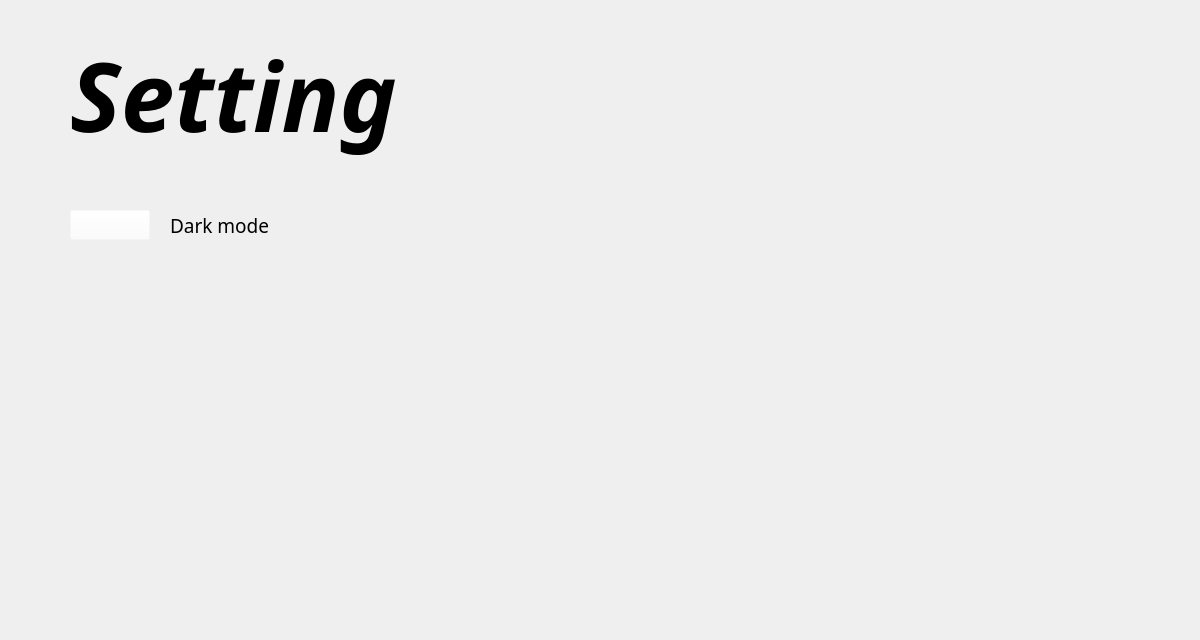
<?xml version="1.0" encoding="UTF-8"?>
<ui version="4.0">
 <class>Request</class>
 <widget class="QWidget" name="Request">
  <property name="geometry">
   <rect>
    <x>0</x>
    <y>0</y>
    <width>1200</width>
    <height>640</height>
   </rect>
  </property>
  <property name="minimumSize">
   <size>
    <width>1200</width>
    <height>640</height>
   </size>
  </property>
  <property name="styleSheet">
   <string notr="true">#dark_mode {	
	background-color: rgba(255, 255, 255, 0);
}</string>
  </property>
  <layout class="QGridLayout" name="gridLayout">
   <property name="leftMargin">
    <number>70</number>
   </property>
   <property name="topMargin">
    <number>20</number>
   </property>
   <property name="rightMargin">
    <number>70</number>
   </property>
   <property name="bottomMargin">
    <number>70</number>
   </property>
   <property name="spacing">
    <number>0</number>
   </property>
   <item row="6" column="0">
    <spacer name="verticalSpacer">
     <property name="orientation">
      <enum>Qt::Vertical</enum>
     </property>
     <property name="sizeHint" stdset="0">
      <size>
       <width>20</width>
       <height>40</height>
      </size>
     </property>
    </spacer>
   </item>
   <item row="1" column="1">
    <spacer name="horizontalSpacer_2">
     <property name="orientation">
      <enum>Qt::Horizontal</enum>
     </property>
     <property name="sizeHint" stdset="0">
      <size>
       <width>40</width>
       <height>20</height>
      </size>
     </property>
    </spacer>
   </item>
   <item row="1" column="0">
    <widget class="QLabel" name="req_label">
     <property name="minimumSize">
      <size>
       <width>600</width>
       <height>150</height>
      </size>
     </property>
     <property name="maximumSize">
      <size>
       <width>600</width>
       <height>150</height>
      </size>
     </property>
     <property name="font">
      <font>
       <family>Helvetica Neue LT Black Ext</family>
       <pointsize>72</pointsize>
       <weight>75</weight>
       <italic>true</italic>
       <bold>true</bold>
      </font>
     </property>
     <property name="text">
      <string>Setting</string>
     </property>
     <property name="alignment">
      <set>Qt::AlignLeading|Qt::AlignLeft|Qt::AlignVCenter</set>
     </property>
    </widget>
   </item>
   <item row="4" column="0">
    <spacer name="verticalSpacer_2">
     <property name="orientation">
      <enum>Qt::Vertical</enum>
     </property>
     <property name="sizeType">
      <enum>QSizePolicy::Fixed</enum>
     </property>
     <property name="sizeHint" stdset="0">
      <size>
       <width>20</width>
       <height>40</height>
      </size>
     </property>
    </spacer>
   </item>
   <item row="5" column="0">
    <layout class="QHBoxLayout" name="horizontalLayout_2">
     <property name="spacing">
      <number>20</number>
     </property>
     <item>
      <widget class="QPushButton" name="dark_mode">
       <property name="minimumSize">
        <size>
         <width>80</width>
         <height>30</height>
        </size>
       </property>
       <property name="maximumSize">
        <size>
         <width>80</width>
         <height>30</height>
        </size>
       </property>
       <property name="text">
        <string/>
       </property>
       <property name="icon">
        <iconset resource="../rsrc.qrc">
         <normaloff>:/Image/img/off.png</normaloff>
         <normalon>:/Image/img/on.png</normalon>:/Image/img/off.png</iconset>
       </property>
       <property name="iconSize">
        <size>
         <width>80</width>
         <height>30</height>
        </size>
       </property>
       <property name="checkable">
        <bool>true</bool>
       </property>
      </widget>
     </item>
     <item>
      <widget class="QLabel" name="label">
       <property name="font">
        <font>
         <family>Helvetica Neue LT Medium Ext</family>
         <pointsize>14</pointsize>
        </font>
       </property>
       <property name="text">
        <string>Dark mode</string>
       </property>
      </widget>
     </item>
    </layout>
   </item>
  </layout>
 </widget>
 <resources>
  <include location="../rsrc.qrc"/>
 </resources>
 <connections/>
</ui>
